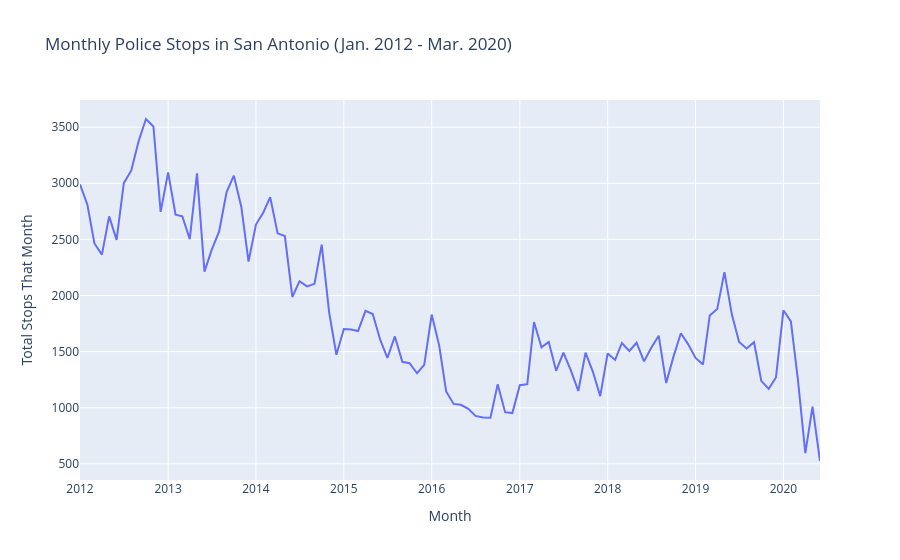

Write notebook code for a chart like this one.
### Code cell
fig = px.line(graph_df, x='month_year', y='stop_count', 
              title='Monthly Police Stops in San Antonio (Jan. 2012 - Mar. 2020)',
              labels={'month_year': 'Month', 'stop_count': 'Total Stops That Month'})
fig.show()

### Figure 1 — Plotly figure (JSON) as saved in the notebook; plotly's stock layout.template omitted (floating-point values rounded to 4 significant figures)
{"data": [{"hovertemplate": "Month=%{x}<br>Total Stops That Month=%{y}<extra></extra>", "legendgroup": "", "line": {"color": "#636efa", "dash": "solid"}, "marker": {"symbol": "circle"}, "mode": "lines", "name": "", "orientation": "v", "showlegend": false, "type": "scatter", "x": ["2012-01", "2012-02", "2012-03", "2012-04", "2012-05", "2012-06", "2012-07", "2012-08", "2012-09", "2012-10", "2012-11", "2012-12", "2013-01", "2013-02", "2013-03", "2013-04", "2013-05", "2013-06", "2013-07", "2013-08", "2013-09", "2013-10", "2013-11", "2013-12", "2014-01", "2014-02", "2014-03", "2014-04", "2014-05", "2014-06", "2014-07", "2014-08", "2014-09", "2014-10", "2014-11", "2014-12", "2015-01", "2015-02", "2015-03", "2015-04", "2015-05", "2015-06", "2015-07", "2015-08", "2015-09", "2015-10", "2015-11", "2015-12", "2016-01", "2016-02", "2016-03", "2016-04", "2016-05", "2016-06", "2016-07", "2016-08", "2016-09", "2016-10", "2016-11", "2016-12", "2017-01", "2017-02", "2017-03", "2017-04", "2017-05", "2017-06", "2017-07", "2017-08", "2017-09", "2017-10", "2017-11", "2017-12", "2018-01", "2018-02", "2018-03", "2018-04", "2018-05", "2018-06", "2018-07", "2018-08", "2018-09", "2018-10", "2018-11", "2018-12", "2019-01", "2019-02", "2019-03", "2019-04", "2019-05", "2019-06", "2019-07", "2019-08", "2019-09", "2019-10", "2019-11", "2019-12", "2020-01", "2020-02", "2020-03", "2020-04", "2020-05", "2020-06"], "xaxis": "x", "y": [2990, 2807, 2464, 2364, 2705, 2496, 3001, 3115, 3380, 3573, 3506, 2745, 3097, 2721, 2706, 2502, 3088, 2213, 2406, 2571, 2921, 3068, 2791, 2303, 2632, 2742, 2876, 2554, 2530, 1987, 2128, 2081, 2104, 2454, 1850, 1472, 1701, 1696, 1683, 1863, 1835, 1606, 1443, 1635, 1409, 1396, 1307, 1382, 1830, 1556, 1145, 1034, 1026, 990, 927, 912, 911, 1208, 960, 952, 1201, 1210, 1763, 1539, 1587, 1329, 1491, 1333, 1149, 1490, 1318, 1103, 1484, 1426, 1577, 1506, 1579, 1413, 1534, 1642, 1220, 1453, 1664, 1567, 1444, 1386, 1822, 1879, 2208, 1830, 1585, 1528, 1584, 1239, 1168, 1269, 1868, 1769, 1255, 595, 1009, 525], "yaxis": "y"}], "layout": {"legend": {"tracegroupgap": 0}, "title": {"text": "Monthly Police Stops in San Antonio (Jan. 2012 - Mar. 2020)"}, "xaxis": {"anchor": "y", "domain": [0, 1], "title": {"text": "Month"}}, "yaxis": {"anchor": "x", "domain": [0, 1], "title": {"text": "Total Stops That Month"}}}}
